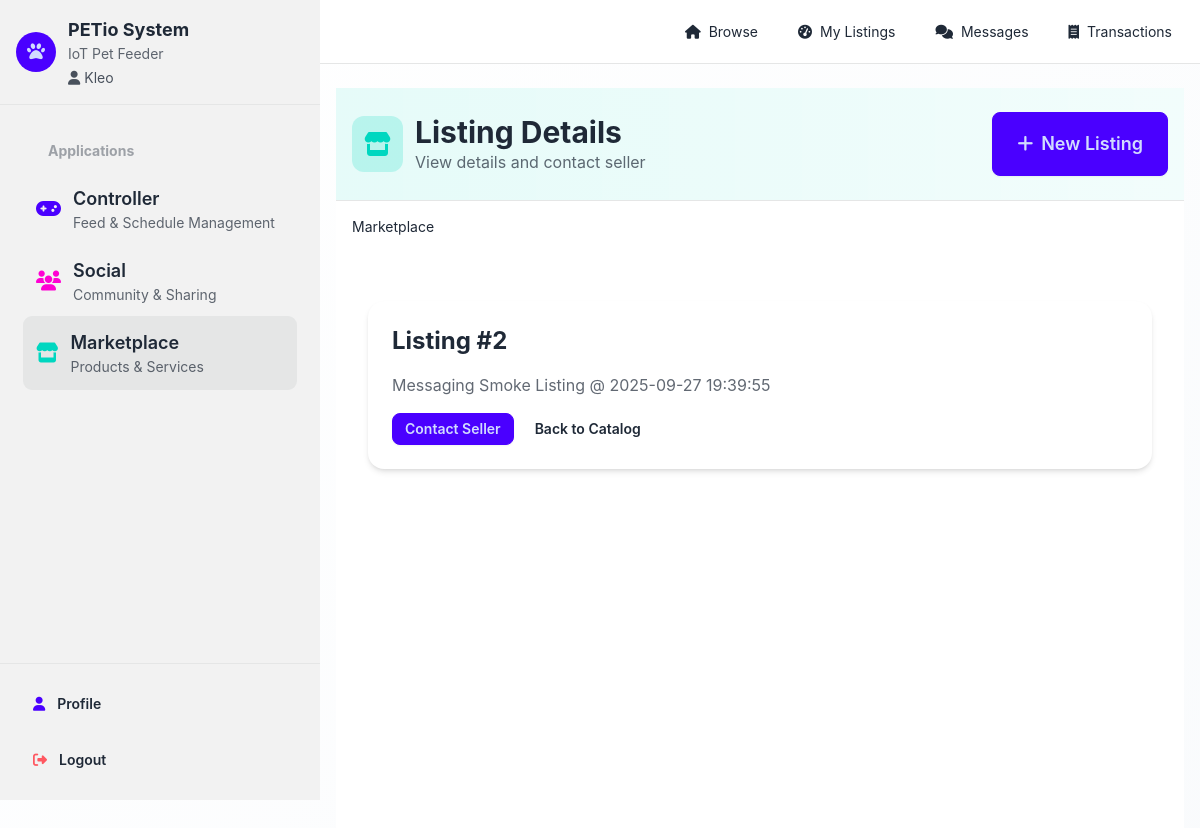
The app's page /marketplace/listing/2/ (signed in) with its own data.
### marketplace/models.py (models this page shows, shortened)
class TimeStampedModel(models.Model):
    created_at = models.DateTimeField(default=timezone.now, db_index=True)
    updated_at = models.DateTimeField(auto_now=True)
    class Meta:
        abstract = True

class Listing(TimeStampedModel):
    seller = models.ForeignKey(User, on_delete=models.CASCADE, related_name="listings")
    category = models.ForeignKey(
        Category, on_delete=models.SET_NULL, null=True, blank=True, related_name="listings"
    )
    title = models.CharField(max_length=160, db_index=True)
    description = models.TextField(blank=True)
    price = models.DecimalField(max_digits=10, decimal_places=2, default=0)
    quantity = models.PositiveIntegerField(default=1)
    main_image = models.ImageField(upload_to="listings/%Y/%m/", blank=True, null=True)
    status = models.CharField(
        max_length=16, choices=ListingStatus.choices, default=ListingStatus.ACTIVE, db_index=True
    )
    class Meta:
        ordering = ["-created_at"]
        indexes = [
            models.Index(fields=["status"], name="idx_listing_status"),
            models.Index(fields=["category", "status"], name="idx_listing_cat_status"),
            models.Index(fields=["seller", "status"], name="idx_listing_seller_status"),
            models.Index(fields=["price"], name="idx_listing_price"),
            models.Index(fields=["-created_at"], name="idx_listing_created_desc"),
        ]

### accounts/models.py (models this page shows, shortened)
class User(AbstractUser):
    email = models.EmailField("email address", unique=True, blank=True)
    mobile_number = models.CharField(max_length=32, blank=True, help_text="E.164 format, e.g., +1 555 123 4567")
    age = models.PositiveIntegerField(blank=True, null=True, help_text="Age in years")
    marketing_opt_in = models.BooleanField(default=False, help_text="User agreed to receive marketing updates")
    class Meta:
        ordering = ["username"]

### marketplace/views.py (the view)
# urls.py: path("listing/<int:pk>/", views.ListingDetailView.as_view(), name="listing_detail"),
class ListingDetailView(DetailView):
    model = Listing
    template_name = "marketplace/listing_detail.html"
    context_object_name = "listing"

### marketplace/templates/marketplace/listing_detail.html (shortened to what this page needs)
{% extends "marketplace/base_marketplace.html" %}
{% block marketplace_header %}Listing Details{% endblock %}
{% block marketplace_subtitle %}View details and contact seller{% endblock %}
{% block marketplace_content %}
<div class="container mx-auto px-4 py-6">
  <div class="card bg-base-100 shadow-md p-6">
    <h2 class="text-2xl font-bold mb-4">Listing #{{ object.id }}</h2>
    <p class="text-base-content/70">{{ object.title }}</p>
    <div class="mt-4 flex flex-col sm:flex-row gap-2">
      {% if request.user.is_authenticated %}
      <a href="{% url 'marketplace:messages' %}?listing_id={{ object.id }}" class="btn btn-primary btn-md sm:btn-sm w-full sm:w-auto">Contact Seller</a>
      {% else %}
      <a href="{% url 'login' %}?next={% url 'marketplace:messages' %}?listing_id={{ object.id }}" class="btn btn-primary btn-md sm:btn-sm w-full sm:w-auto">Login to Message</a>
      {% endif %}
      <a href="{% url 'marketplace:home' %}" class="btn btn-ghost btn-md sm:btn-sm w-full sm:w-auto">Back to Catalog</a>
    </div>
  </div>
</div>
{% endblock %}

### templates/base.html (shortened to what this page needs)
<!DOCTYPE html>
<html lang="en" data-theme="light">
<head>
  <link href="https://cdn.jsdelivr.net/npm/daisyui@4.12.14/dist/full.min.css" rel="stylesheet" type="text/css" />
  <script src="https://cdn.tailwindcss.com"></script>
  <link rel="stylesheet" href="https://cdnjs.cloudflare.com/ajax/libs/font-awesome/6.5.1/css/all.min.css">
</head>
<body>
  <div class="drawer lg:drawer-open">
    <div class="drawer-content flex flex-col">
      <nav class="navbar sticky top-0 z-40 bg-base-100 border-b border-base-300">
        <div class="navbar-center">
          {% block app_nav %}{% endblock %}
        </div>
      </nav>
      <main class="container mx-auto px-4 py-6">
        {% block content %}{% endblock %}
      </main>
    </div>
    <div class="drawer-side">
      <aside class="min-h-full w-80 bg-base-200 text-base-content flex flex-col">
        <div class="p-4 border-b border-base-300">
          <div class="flex items-center gap-3">
            <div class="avatar placeholder">
              <div class="bg-primary text-primary-content rounded-full w-10">
                <span class="text-lg"><i class="fas fa-paw"></i></span>
              </div>
            </div>
            <div>
              <h2 class="font-bold text-lg">PETio System</h2>
              <p class="text-sm opacity-70">IoT Pet Feeder</p>
              {% if request.user.is_authenticated %}
              <p class="text-sm opacity-80 mt-1"><i class="fas fa-user mr-1"></i>{{ request.user.username }}</p>
              {% endif %}
            </div>
          </div>
        </div>
        <nav class="flex-1 p-4">
          <ul class="menu menu-lg w-full">
            <li class="menu-title"><span>Applications</span></li>
            <li>
              <a href="/" class="flex items-center gap-3 p-3 rounded-lg hover:bg-base-300 transition-colors {% if not request.resolver_match or not request.resolver_match.namespace or request.resolver_match and not request.resolver_match.namespace and request.resolver_match.url_name == 'home' or request.resolver_match and not request.resolver_match.namespace and request.resolver_match.url_name == 'schedules_ui' or request.resolver_match and not request.resolver_match.namespace and request.resolver_match.url_name == 'history' or request.resolver_match and not request.resolver_match.namespace and request.resolver_match.url_name == 'control_panel' or request.resolver_match.namespace == 'accounts' or request.resolver_match.namespace == 'admin' %}bg-base-300 ring-1 ring-base-300{% endif %}">
                <i class="fas fa-gamepad text-primary text-xl"></i>
                <div>
                  <div class="font-semibold">Controller</div>
                  <div class="text-sm opacity-70">Feed & Schedule Management</div>
                </div>
              </a>
            </li>
            <li>
              <a href="/social/" class="flex items-center gap-3 p-3 rounded-lg hover:bg-base-300 transition-colors {% if request.resolver_match and request.resolver_match.namespace == 'social' %}bg-base-300 ring-1 ring-base-300{% endif %}">
                <i class="fas fa-users text-secondary text-xl"></i>
                <div>
                  <div class="font-semibold">Social</div>
                  <div class="text-sm opacity-70">Community & Sharing</div>
                </div>
              </a>
            </li>
            <li>
              <a href="/marketplace/" class="flex items-center gap-3 p-3 rounded-lg hover:bg-base-300 transition-colors {% if request.resolver_match and request.resolver_match.namespace == 'marketplace' %}bg-base-300 ring-1 ring-base-300{% endif %}">
                <i class="fas fa-store text-accent text-xl"></i>
                <div>
                  <div class="font-semibold">Marketplace</div>
                  <div class="text-sm opacity-70">Products & Services</div>
                </div>
              </a>
            </li>
          </ul>
        </nav>
        <div class="p-4 border-t border-base-300">
          {% if request.user.is_authenticated %}
          <div class="flex flex-col gap-2">
            <a href="{% url 'accounts:profile' %}" class="btn btn-ghost btn-block justify-start gap-3">
              <i class="fas fa-user text-primary"></i>
              <span>Profile</span>
            </a>
            <a href="{% url 'logout' %}" class="btn btn-ghost btn-block justify-start gap-3">
              <i class="fas fa-sign-out-alt text-error"></i>
              <span>Logout</span>
            </a>
          </div>
          {% endif %}
        </div>
      </aside>
    </div>
  </div>
</body>
</html>

### templates/base.html (style rules this page uses)
:root { --primary-blue: #3b82f6; --accent-emerald: #10b981; --accent-amber: #f59e0b; --success-green: #22c55e; --warning-orange: #f97316; --error-red: #ef4444; --bg-primary: #ffffff; --bg-secondary: #f8fafc; --bg-card: #ffffff; --bg-card-hover: #f1f5f9; --text-primary: #1e293b; --text-secondary: #475569; --text-muted: #64748b; --shadow-card: 0 1px 3px 0 rgba(0, 0, 0, 0.1), 0 1px 2px 0 rgba(0, 0, 0, 0.06); --shadow-card-hover: 0 4px 6px -1px rgba(0, 0, 0, 0.1), 0 2px 4px -1px rgba(0, 0, 0, 0.06); --transition-smooth: all 0.3s cubic-bezier(0.4, 0, 0.2, 1); --transition-fast: all 0.15s ease-in-out; --transition-medium: all 0.25s ease-in-out; }
body { background: linear-gradient(135deg, #ffffff 0%, #f8fafc 100%); min-height: 100vh; font-family: 'Inter', -apple-system, BlinkMacSystemFont, sans-serif; transition: var(--transition-smooth); }

### records on screen
Listing: id "2", title "Messaging Smoke Listing @ 2025-09-27 19:39:55"
User: user.username "Kleo"
